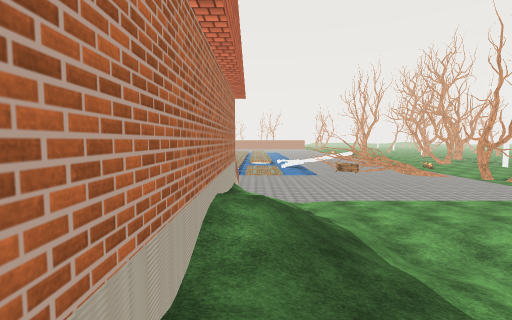
[1] (above)

15 first-person views from a walk through a scene from a Unity 3-D project. The camera is 1.5 m above the floor, tilts 4° down and sees 85° across. The floor is counted in squares, 2 m on a side. Each view is taken from the middle of a square. On the plan, view 1 faces up. The plan holds only what a view shows up to about 10 squares ahead; the rest is blank. The place goes on beyond the plan. The player is left out. Door leaves are left out, so doorways stand open. Some surface patterns are stand-ins.

[2]
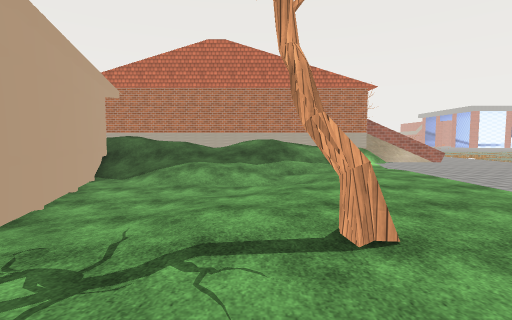

[3]
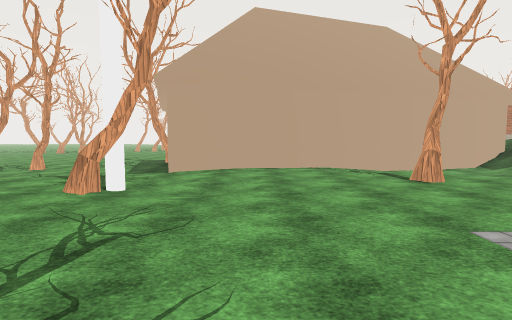

[4]
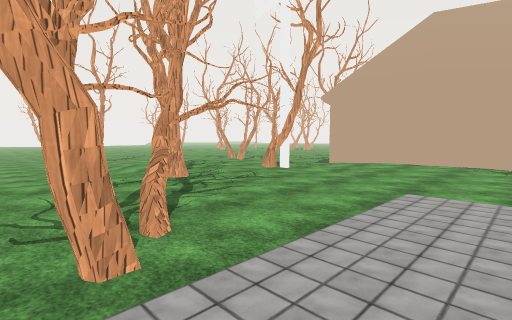

[5]
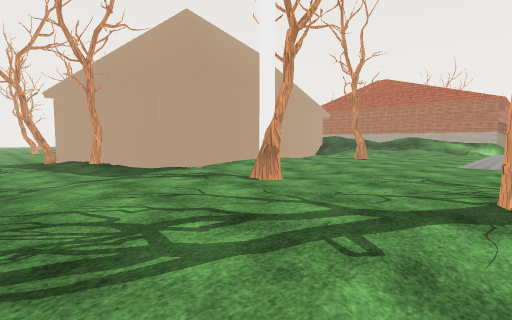

[6]
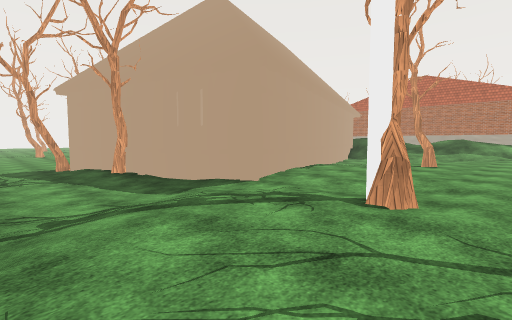

[7]
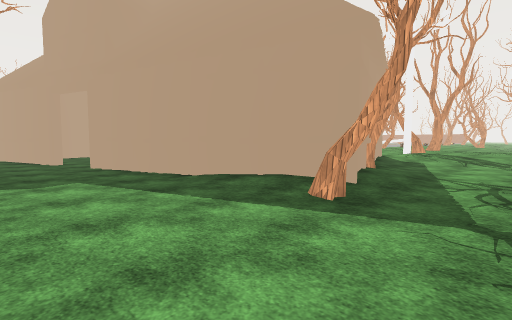

[8]
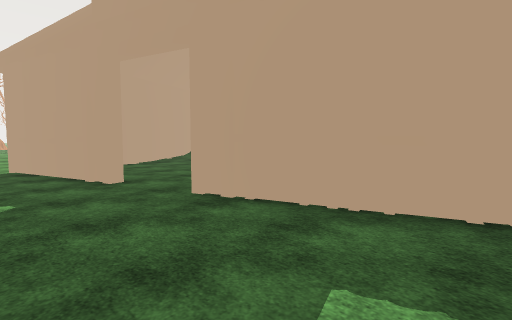

[9]
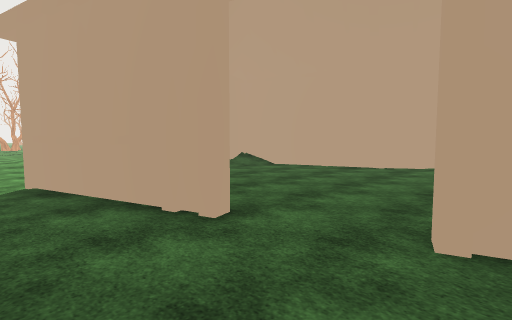

[10]
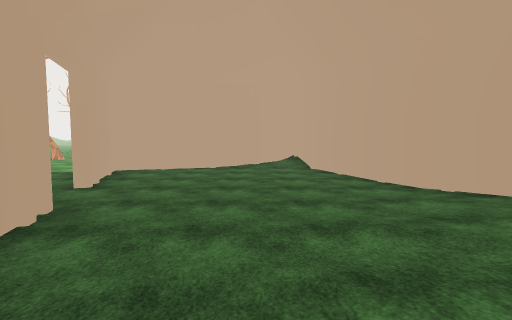

[11]
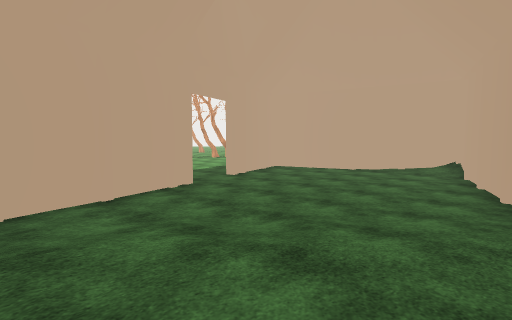

[12]
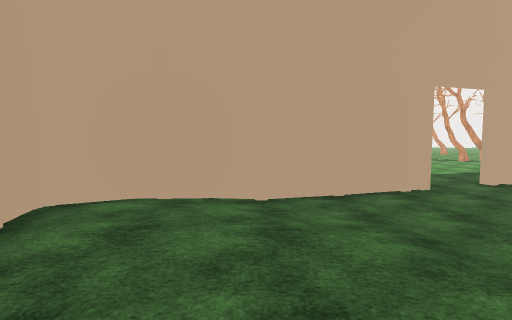

[13]
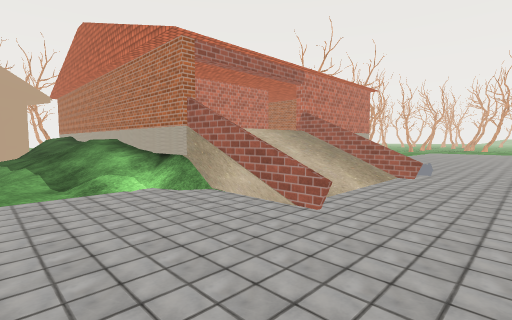

[14]
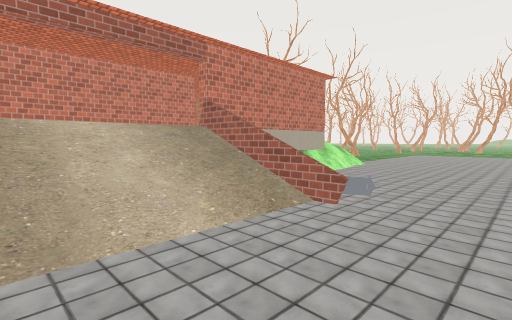

[15]
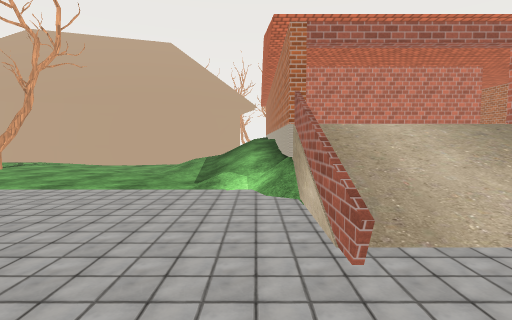

### Floor plan
Key: @ floor where view 1 was taken; # wall or solid block; x gap in a wall; . main floor; - floor 0.25 m lower than the main floor; _ floor 0.5 m lower than the main floor; / step, stairs or slope; = window, fence, low wall or low ledge; B building; O other object.
Columns run from 13 left of view 1 to 16 right of it. Each row starts with its distance up from view 1.
 11    .............    ..x.... __
 10 ......................##.../__
  9 ........O=//=............../
  8  ......  =///.............////
  7   .//#####////................
  6             #//...............
  5             #///..............
  4           ###/////..#......../
  3             #//////.........//
  2      #      #////_//....BB-//_
  1      #      #////__-BBBBBB-___
  0             #@//_BBBB.... B___
 -1             #/BBBB__-/.../B-__
 -2             #/B______-/...B/__
 -3               B_______///..B__
 -4               BB________/BBB__
 -5                B_____BBBBB____
 -6                B__BB_B________
 -7            /___BBBB___________
 -8            ___________________
 -9                ____
-10                  __

Positions as (right, up) in squares from view 1, and headings:
1: (0, 0), facing up
2: (9, 3), facing left
3: (10, 9), facing down
4: (7, 11), facing down-right
5: (16, 8), facing down-left
6: (16, 6), facing down-left
7: (16, -8), facing up-left
8: (11, -8), facing up-left
9: (8, -8), facing up-left
10: (11, -3), facing left
11: (11, 0), facing down-left
12: (11, 0), facing down
13: (2, 11), facing down-left
14: (-1, 11), facing down-left
15: (0, 11), facing down
